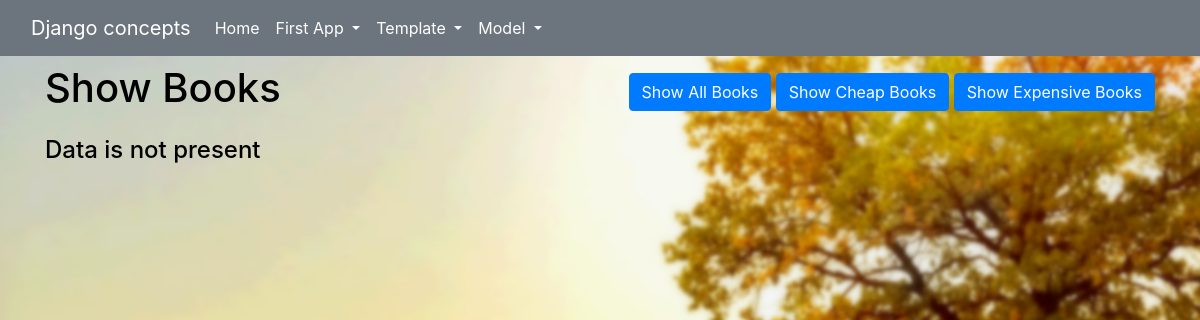
The page /advmodelapp/showbooks on the database as committed earlier.
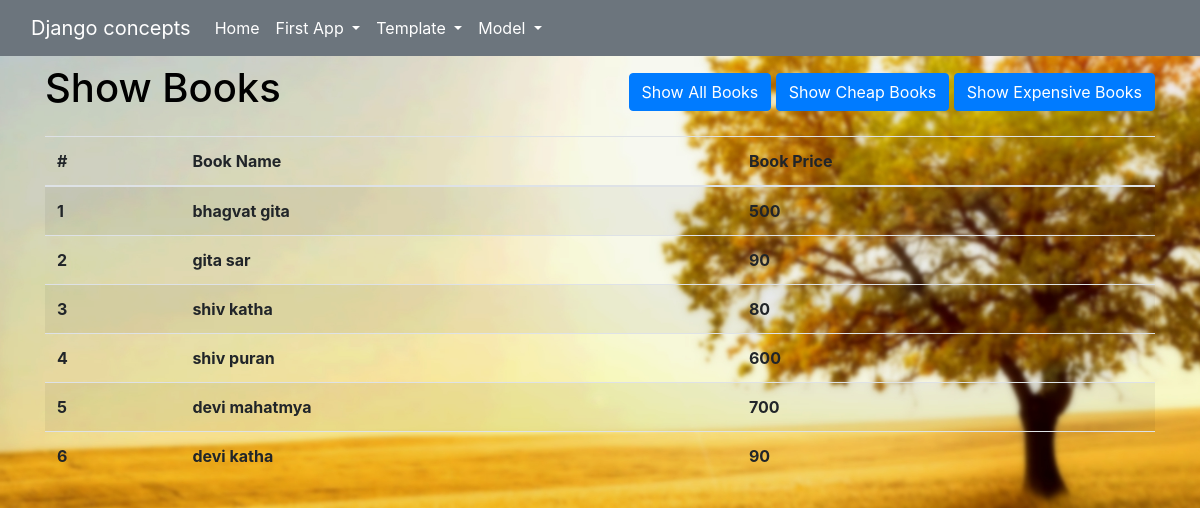
The same page on the database as committed later.
### app_013_advance_model/models.py (models this page shows)
class books(models.Model):
    book = models.CharField(max_length=100)
    price = models.IntegerField()
    objects = bookManager() # replaces default manager with custom manager
    custom_manager = bookManager() # custom manager

### app_013_advance_model/views.py (the view)
# urls.py: path('showbooks', showbooks, name="showbooks"),
def showbooks(request):
    data = books.objects.showAllBooks()
    return render(request, 'app_013_advance_model/showBooks.html', {'data': data})

### app_013_advance_model/models.py (called while the page is built)
    def showAllBooks(self):
        return self.all()

### templates/app_013_advance_model/showBooks.html (shortened to what this page needs)
{%extends 'base.html'%}
{% load static %}
    {%block body%}
    <div class="d-flex justify-content-between align-items-center mb-3">
        <h1>Show Books</h1>
        <div clss="d-flex" style="gap: 10px;">
            <a href="{%url 'showbooks'%}" class="btn btn-primary ms-auto">Show All Books</a>
            <a href="{%url 'showcheapbooks'%}" class="btn btn-primary ms-auto">Show Cheap Books</a>
            <a href="{%url 'showexpensivebooks'%}" class="btn btn-primary ms-2">Show Expensive Books</a>
        </div>
    </div>
    {% if data %}
        <table class="table table-striped">
            <thead>
                <tr>
                    <th scope="col">#</th>
                    <th scope="col">Book Name</th>
                    <th scope="col">Book Price</th>
                </tr>
            </thead>
            <tbody>
                {% for value in data %}
                <tr>
                    <th scope="row">{{forloop.counter}}</th>
                    <th scope="row">{{value.book}}</th>
                    <th scope="row">{{value.price}}</th>
                </tr>
                {% endfor %}
            </tbody>
        </table>
    {% else %}
    <h4> Data is not present</h4>
    {% endif %}
    {%endblock body%}

Rows that differ between the two databases and show on the page:
added books: book "bhagvat gita", price "500"
added books: book "gita sar", price "90"
added books: book "shiv katha", price "80"
added books: book "shiv puran", price "600"
added books: book "devi mahatmya", price "700"
added books: book "devi katha", price "90"
Other text that changed with them:
text no longer shown: "Data is not present"
text now shown: "# Book Name Book Price"
